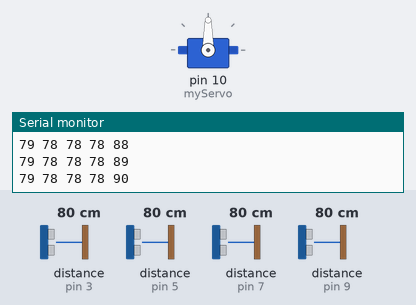
Recording of a sketch running on a simulated Arduino Uno, built with avr-gcc and run on an emulated ATmega328P. Parts: servo, the last lines printed to the serial monitor. Wiring (inferred from the names in the program): 4 × ultrasonic range finder: trigger pin 2, echo pin 3 / trigger pin 4, echo pin 5 / trigger pin 6, echo pin 7 / trigger pin 8, echo pin 9. Inputs (shaded band) come from the test bench; at power-on: distance to the obstacle (sensors on pin 3, pin 5, pin 7, pin 9) 80 cm. The echo pulse lasts 58.3 µs per cm.

Above: at 1.29 s.
1.3 s: distance to the obstacle (sensor on pin 3) set to 2 cm
At 2.5 s:
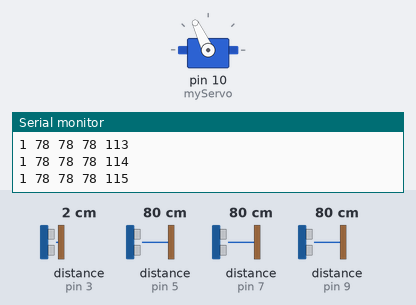
4.3 s: distance to the obstacle (sensor on pin 5) set to 4 cm
At 4.46 s:
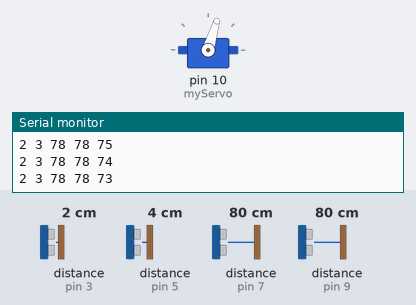
7.3 s: distance to the obstacle (sensor on pin 5) set to 299 cm
10.3 s: distance to the obstacle (sensor on pin 7) set to 18 cm
13.3 s: distance to the obstacle (sensor on pin 9) set to 9 cm
16.3 s: distance to the obstacle (sensor on pin 9) set to 250 cm
Timing chart, 0 to 20.3 s (numbered marks = the images above; inputs shaded):
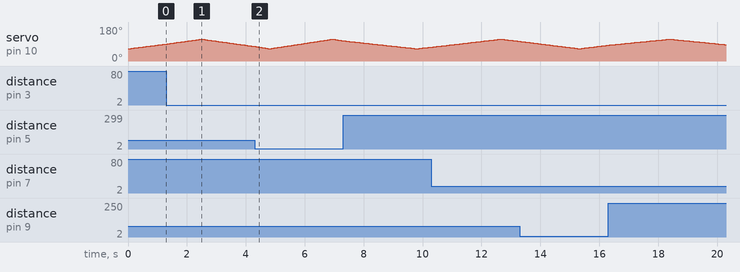

Measured:
- by itself, servo on pin 10 (myServo): rises from 84° to 115° in 2.0 s, then falls to 87° in 1.9 s

The sketch:

radar.ino
```cpp
#include <Servo.h>
// Defines Tirg and Echo pins of the Ultrasonic Sensor
const int trigPin1 = 2;
const int echoPin1 = 3;
const int trigPin2 = 4;
const int echoPin2 = 5;
const int trigPin3 = 6;
const int echoPin3 = 7;
const int trigPin4 = 8;
const int echoPin4 = 9;
const int trigPin5 = 11;
const int echoPin5 = 12;
// Variables for the duration and the distance
long duration;
int distance;
int pdis;
int fdis1;
int fdis2;
int a1;
int a2;
double rad;
Servo myServo; // Creates a servo object for controlling the servo motor
void setup() {
  pinMode(trigPin1, OUTPUT); // Sets the trigPin as an Output
  pinMode(echoPin1, INPUT); // Sets the echoPin as an Input
  pinMode(trigPin2, OUTPUT); // Sets the trigPin as an Output
  pinMode(echoPin2, INPUT); // Sets the echoPin as an Input
  pinMode(trigPin3, OUTPUT); // Sets the trigPin as an Output
  pinMode(echoPin3, INPUT); // Sets the echoPin as an Input
  pinMode(trigPin4, OUTPUT); // Sets the trigPin as an Output
  pinMode(echoPin4, INPUT); // Sets the echoPin as an Input
  pinMode(trigPin5, OUTPUT); // Sets the trigPin as an Output
  pinMode(echoPin5, INPUT); // Sets the echoPin as an Input
  Serial.begin(9600);
  myServo.attach(10); // Defines on which pin is the servo motor attached
}
void loop() {
  pdis = 15;
  for(int i=65;i<=115;i++){
  myServo.write(i);


  distance = calculateDistance1();
  Serial.print(distance);

  distance = calculateDistance2();
  Serial.print(" ");
  Serial.print(distance);
  distance = calculateDistance3();
  Serial.print(" ");
  Serial.print(distance);
  distance = calculateDistance4();
  Serial.print(" ");
  Serial.print(distance);


  Serial.print(" ");
  Serial.print(i);
  Serial.print("\n");
  delay(30);
  }


  pdis = 15;
  for(int i=115;i>65;i--){
  myServo.write(i);

  distance = calculateDistance1();
  Serial.print(distance);

  distance = calculateDistance2();
  Serial.print(" ");
  Serial.print(distance);
  distance = calculateDistance3();
  Serial.print(" ");
  Serial.print(distance);
  distance = calculateDistance4();
  Serial.print(" ");
  Serial.print(distance);


  Serial.print(" ");
  Serial.print(i);
  Serial.print("\n");
  delay(30);
  }


}
// Function for calculating the distance measured by the Ultrasonic sensor
int calculateDistance1(){

  digitalWrite(trigPin1, LOW);
  delayMicroseconds(2);
  // Sets the trigPin on HIGH state for 10 micro seconds
  digitalWrite(trigPin1, HIGH);
  delayMicroseconds(10);
  digitalWrite(trigPin1, LOW);
  duration = pulseIn(echoPin1, HIGH); // Reads the echoPin, returns the sound wave travel time in microseconds
  distance= duration*0.034/2;
  return distance;
}

int calculateDistance2(){

  digitalWrite(trigPin2, LOW);
  delayMicroseconds(2);
  // Sets the trigPin on HIGH state for 10 micro seconds
  digitalWrite(trigPin2, HIGH);
  delayMicroseconds(10);
  digitalWrite(trigPin2, LOW);
  duration = pulseIn(echoPin2, HIGH); // Reads the echoPin, returns the sound wave travel time in microseconds
  distance= duration*0.034/2;
  return distance;
}

int calculateDistance3(){

  digitalWrite(trigPin3, LOW);
  delayMicroseconds(2);
  // Sets the trigPin on HIGH state for 10 micro seconds
  digitalWrite(trigPin3, HIGH);
  delayMicroseconds(10);
  digitalWrite(trigPin3, LOW);
  duration = pulseIn(echoPin3, HIGH); // Reads the echoPin, returns the sound wave travel time in microseconds
  distance= duration*0.034/2;
  return distance;
}

int calculateDistance4(){

  digitalWrite(trigPin4, LOW);
  delayMicroseconds(2);
  // Sets the trigPin on HIGH state for 10 micro seconds
  digitalWrite(trigPin4, HIGH);
  delayMicroseconds(10);
  digitalWrite(trigPin4, LOW);
  duration = pulseIn(echoPin4, HIGH); // Reads the echoPin, returns the sound wave travel time in microseconds
  distance= duration*0.034/2;
  return distance;
}
int calculateDistance5(){

  digitalWrite(trigPin5, LOW);
  delayMicroseconds(2);
  // Sets the trigPin on HIGH state for 10 micro seconds
  digitalWrite(trigPin5, HIGH);
  delayMicroseconds(10);
  digitalWrite(trigPin5, LOW);
  duration = pulseIn(echoPin5, HIGH); // Reads the echoPin, returns the sound wave travel time in microseconds
  distance= duration*0.034/2;
  return distance;
}
```
